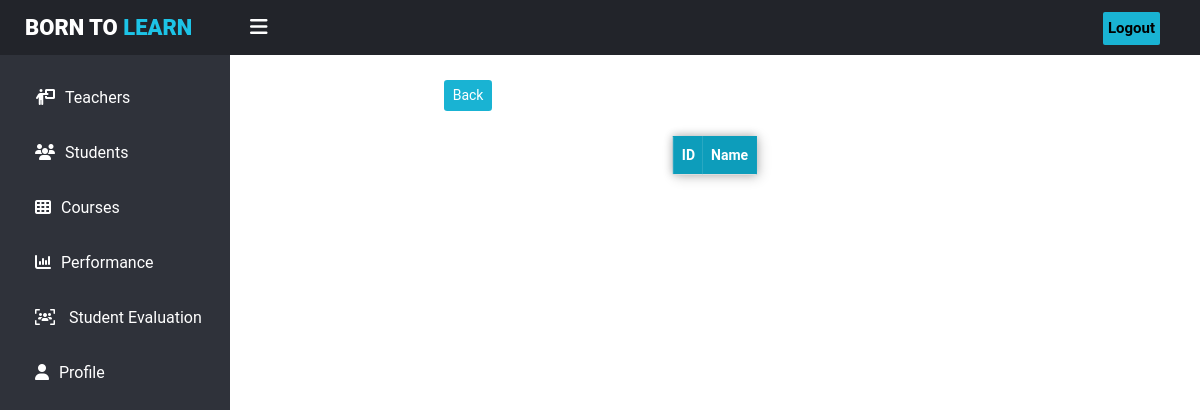
/teachers/attendanceReport.php?semester=6 (signed in), run on an earlier commit of the app's database.
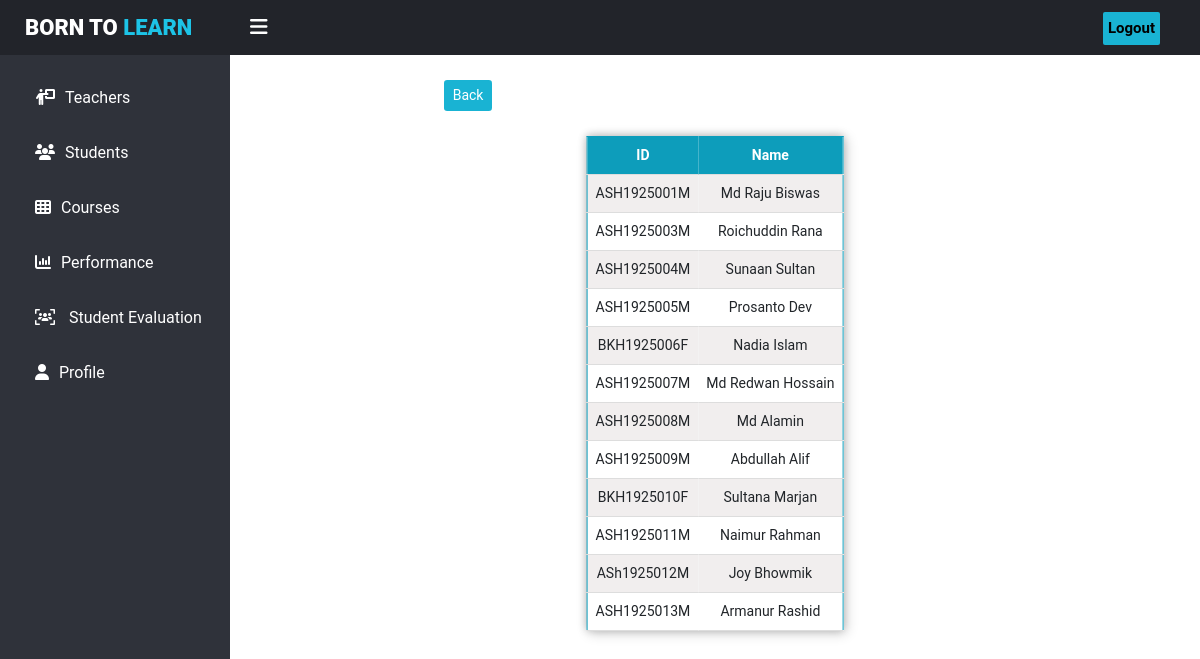
And on a later commit of the database.
### tables this page shows
CREATE TABLE `user` (
  `ID` int(50) NOT NULL,
  `email` varchar(50) NOT NULL,
  `password` varchar(50) NOT NULL,
  `user_type` varchar(50) NOT NULL,
  `Roll` varchar(50) NOT NULL,
  `Mobile` varchar(50) NOT NULL,
  `Batch` int(11) NOT NULL,
  `semester` int(100) NOT NULL,
  `Name` varchar(50) NOT NULL
);

### teachers/attendanceReport.php (the view, shortened to what this page needs)
<?php
include '../assets/sidebar.php';
include '../assets/database.php';
if (isset(($_GET['semester']))) {
  $semester = $_GET['semester'];
  $assaigncourse_id = $_GET['assaigncourse_id'];
}
?>
<link rel="stylesheet" href="../css//Attendance.css">
<div class="team-area ps-0">
  <div class="team-container">
  <?php
  $dates =  mysqli_query($conn, " SELECT DISTINCT date FROM `attendance_sheet` WHERE assaigncourse_id='$assaigncourse_id'") or die('query failed');
  ?>
    <div style="padding-bottom: 25px;padding-top:80px;">
      <div class="row">
        <div class="col-2"></div>
        <div class="col-3">
          <a class="btn btn-sm ms-5 button_color" href="Attandance.php">Back</a>
        </div>
        <div class="col-2"></div>
      </div>
    </div>
    <table style="margin-left: 50%; margin-bottom:50px;">
      <tbody>
        <tr id="header" style="text-align:center;">
          <th>ID</th>
          <th>Name</th>
        </tr>
        <?php
        $student =  mysqli_query($conn, " SELECT * FROM `user` WHERE semester='$semester'") or die('query failed');
        if ($student->num_rows > 0) {
          while ($row = $student->fetch_assoc()) {
            $student_id = $row['ID'];
            $student_name = $row['Name'];
            $student_roll = $row['Roll'];
        ?> <tr>
              <td><?php echo  $student_roll; ?></td>
              <td><?php echo  $student_name; ?></td>
              <?php
if($dates->num_rows > 0){
              foreach ($dates_array as $date_attend) {
                $attendance = mysqli_query($conn, " SELECT *  FROM `attendance_sheet` WHERE assaigncourse_id='$assaigncourse_id' AND student_id='$student_id' AND date='$date_attend'") or die('query failed');
                if ($attendance->num_rows > 0) {
                  $row = $attendance->fetch_assoc();
                  $attandace_value = $row['present']; ?>
                  <td><?php echo  $attandace_value; ?></td>
              <?php  }
              }
              ?>
            </tr>
        <?php
        }  }
        ?>
      </tbody>
    </table>
    <?php } ?>
  </div>
</div>
</div>

### assets/sidebar.php (shortened to what this page needs)
<?php
   $name = $_SESSION['user_type'];
   ?>
<!DOCTYPE html>
<html lang="en">
<?php
   include 'header.php';
   ?>
<link rel="stylesheet" href="../css//sidebar.css">
</head>
<body>
    <header>
        <label for="check">
            <i class="fas fa-bars" id="sidebar_btn"></i>
        </label>
        <div class="left_area">
            <h3>Born to <span>Learn</span></h3>
        </div>
        <div>
            <a href="../user/logout.php" class="logout_btn">Logout</a>
        </div>
    </header>
    <div class="sidebar">
        <a href="../General/teachers.php" title="Teachers"> <i class="fa-solid fa-person-chalkboard"></i><span>Teachers</span></a>
        <a href="../General/students.php"> <i class="fa-solid fa-users"></i><span>Students</span></a>
        <?php if ($name == 'director') {
               echo " <a href='../director/allSemesters.php'> <i class='fa-solid fa-book-open-reader'></i></i><span>Assigned Teachers</span></a>";
           } else if ($name == 'students') {
               echo "<a href='../General/courses.php'> <i class='fas fa-th'></i><span>Courses</span></a>";
               echo "<a href='../students/studentCoursePerformance.php'> <i class='fa-solid fa-chart-column'></i><span>Performance</span></a>";
           }
           ?>
        <a href="../General/studentEvaluation.php"><i class="fa-solid fa-users-viewfinder"></i>
            <span>Student Evaluation</span></a>
        <a href="../General/profile.php"><i class="fa-solid fa-user"></i><span>Profile</span></a>
    </div>
    <div class="content">

### assets/header.php (shortened to what this page needs)
<!DOCTYPE html>
<html lang="en">
<head>
    <link href="https://cdn.jsdelivr.net/npm/bootstrap@5.0.2/dist/css/bootstrap.min.css" rel="stylesheet">
    <link rel="stylesheet" href="https://cdnjs.cloudflare.com/ajax/libs/font-awesome/6.1.1/css/all.min.css" />
    <link rel="stylesheet" href="https://cdnjs.cloudflare.com/ajax/libs/material-design-iconic-font/2.2.0/css/material-design-iconic-font.min.css">
    <link href="https://nightly.datatables.net/css/jquery.dataTables.css" rel="stylesheet" type="text/css" />

### css/sidebar.css (style rules this page uses)
body { margin: 0; padding: 0; font-family: "Roboto", sans-serif; }
header { position: fixed; background: #22242a; width: 100%; height: 55px; z-index: 10; }
.left_area { margin: -9px 10px -9px 25px; }
.left_area h3 { color: #fff; margin: 0; text-transform: uppercase; font-size: 22px; font-weight: 900; }
.left_area span { color: #1dc4e7; }
.logout_btn { padding: 5px; background: #19b3d3; text-decoration: none; float: right; margin-top: -20px; margin-right: 40px; border-radius: 2px; font-size: 15px; font-weight: 600; color: Black; transition-property: background; }
.sidebar { background: #2f323a; margin-top: 55px; padding-top: 15px; position: fixed; left: 0; width: 230px; height: 100%; transition: 0.5s; transition-property: left; z-index: 10; }
.sidebar a { color: #fff; display: block; width: 100%; line-height: 55px; text-decoration: none; padding-left: 35px; box-sizing: border-box; transition: 0.5s; transition-property: background; }
.sidebar i { padding-right: 10px; }
label #sidebar_btn { z-index: 1; color: #fff; position: fixed; cursor: pointer; left: 250px; font-size: 20px; transition: 0.5s; transition-property: color; }
.content { margin-left: 230px; min-height: 100vh; transition: 0.5s; }

### css/Attendance.css (style rules this page uses)
table { transform: translate(-50%, 0%); border-collapse: collapse; border: 1px solid #0d9dbb; box-shadow: 2px 2px 12px rgba(0, 0, 0, 0.2), -1px -1px 8px rgba(0, 0, 0, 0.2); }
tr { transition: all 0.2s ease-in; cursor: pointer; font-size: 14px; }
tr:nth-child(even) { background-color: #f1eeee; }
th, td { padding: 8px; text-align: center; border-bottom: 1px solid #ddd; }
#header { background-color: #0d9dbb; color: #fff; }
.button_color { background: #19b3d3; color: white; }

What changed in the data, as far as the page shows it:
added user: Roll "ASH1925001M", Name "Md Raju Biswas"
added user: Roll "ASH1925003M", Name "Roichuddin Rana"
added user: Roll "ASH1925004M", Name "Sunaan Sultan"
added user: Roll "ASH1925005M", Name "Prosanto Dev"
added user: Roll "BKH1925006F", Name "Nadia Islam"
added user: Roll "ASH1925007M", Name "Md Redwan Hossain"
added user: Roll "ASH1925008M", Name "Md Alamin"
added user: Roll "ASH1925009M", Name "Abdullah Alif"
added user: Roll "BKH1925010F", Name "Sultana Marjan"
added user: Roll "ASH1925011M", Name "Naimur Rahman"
added user: Roll "ASh1925012M", Name "Joy Bhowmik"
added user: Roll "ASH1925013M", Name "Armanur Rashid"
